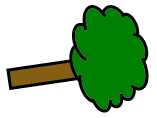
#> input picture experiments/3rdperson_v1/utilities/tree_transparent.png, 157 x 118 px
$ python make_blame_imgs.py   (Python 2 division)
#> lines starting #> are read from the running program, lines starting #| are printed output that depends on the picture
import sys
from PIL import Image
from PIL import ImageFont
from PIL import ImageDraw
import math
import pdb
import numpy as np

def convert_white_to_transparent(img):
	datas = img.getdata()
	#pdb.set_trace()
	newData = []
	for item in datas:
		if item[0] >= 250 and item[1] >= 250 and item[2] >= 250:
			newData.append((255, 255, 255, 0))
		else:
			newData.append(item)

	img.putdata(newData)
	return img
def convert_green_to_transparent(img):
	datas = img.getdata()
	#pdb.set_trace()
	newData = []
	for item in datas:
		if item[0] >= 150 and item[1] >= 150 and item[2] <= 100:
			newData.append((155, 187, 89, 0))
		else:
			newData.append(item)

	img.putdata(newData)
	return img
def add_text(img,text, location, font_size):
 draw = ImageDraw.Draw(img)
 #font = ImageFont.load_default()
 font = ImageFont.truetype("arial.ttf", font_size)
 draw.text(location,text,(0,0,0),font=font)
 return img

def add_muscles(num_muscles, location, img, muscle_img):
	spacing = muscle_img.size[0]/2.
	curr_loc = location[0]
	location_y = location[1]

	for muscle in range(0,num_muscles):
		curr_loc = curr_loc + spacing
		img.paste(muscle_img,(int(curr_loc),location_y),mask=muscle_img)
	return img

def rotate_coordinates(x, y, cx, cy, theta):
	#translate point to origin
	tempX = x - cx;
	tempY = y - cy;

	#now apply rotation
	rotatedX = tempX*np.cos(theta*np.pi/180.) - tempY*np.sin(theta*np.pi/180.);
	rotatedY = tempX*np.sin(theta*np.pi/180.) + tempY*np.cos(theta*np.pi/180.);

	#translate back
	x = int(rotatedX + cx);
	y = int(rotatedY + cy);

	return x,y

def arrow_vertices(x,y,theta, phi, len_tri):
	Ax = x - len_tri*np.sin(theta + phi)
	Ay = y + len_tri*np.cos(theta + phi)

	Bx = x - len_tri*np.sin(theta - phi)
	By = y + len_tri*np.cos(theta - phi)

	return (Ax, Ay), (Bx, By)

def draw_arrows(x0,y0,curr_angle, len_line, len_tri, phi, pdraw, action_choice):
    		if action_choice == 0:
    			theta = (90-curr_angle+180)*np.pi/180.
    		else:
    			theta = (90-curr_angle)*np.pi/180.

    		x = x0 + len_line/2.*np.sin(theta)
    		y = y0 - len_line/2.*np.cos(theta)

    		line_end = (x-len_line*np.sin(theta)*1/5, y + len_line*np.cos(theta)*1/5)

    		#pdb.set_trace()
    		#pdraw.line([(x0,y0),line_end],width=50,fill=(0,0,0))

    		tri_1, tri_2 = arrow_vertices(x,y,theta, phi, len_tri)
    		pdraw.line([(x0,y0),(x0-len_line/2.*np.sin(theta),y0+len_line/2.*np.cos(theta))],width=30,fill=(0,0,0))

    		pdraw.polygon([tri_1, (x,y), tri_2],
              fill=(0,0,0),outline=(0,0,0))


def main(strengths, trees, action_choices=[],dirname="./"):
#> called with dirname = './'
    img_dir = "./"
    filenames=[]
    image_arr = ['tree_transparent.png','Fisherman_orig.png','Background.png','Road.png','Pond_orig.png','muscle2.png']
    images = map(Image.open, [img_dir+image for image in image_arr])
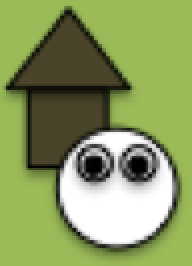
#> input picture experiments/3rdperson_v1/utilities/fisherman_orig.png, 96 x 133 px, found by its file name (shown 2 times larger)
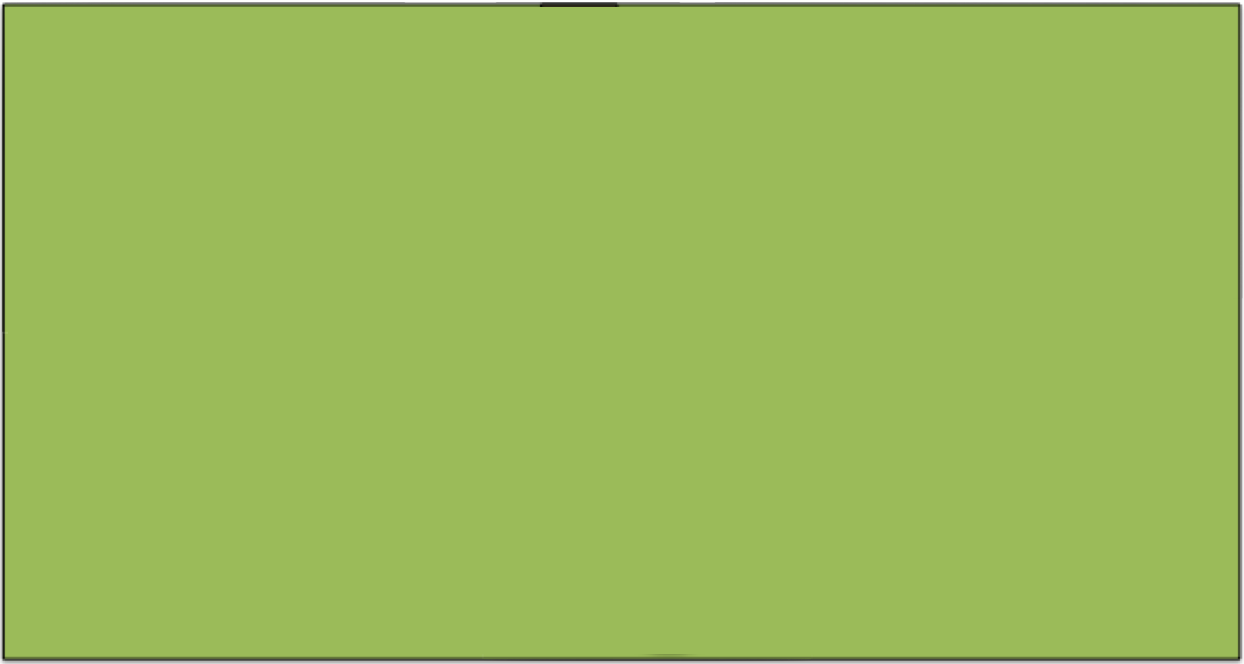
#> input picture experiments/3rdperson_v1/utilities/Background.png, 1244 x 664 px
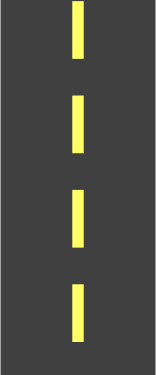
#> input picture experiments/3rdperson_v1/utilities/image_components/road.png, 156 x 375 px, found by its file name
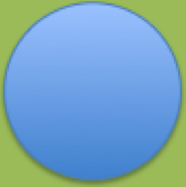
#> input picture experiments/3rdperson_v1/utilities/pond_orig.png, 186 x 187 px, found by its file name
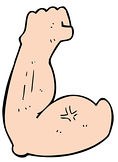
#> input picture experiments/3rdperson_v1/utilities/muscle2.png, 118 x 162 px
#> images = 6 items

    widths, heights = zip(*(i.size for i in images))
#> widths = (157, 96, 1244, 156, 186, 118); heights = (118, 133, 664, 375, 187, 162)

    total_width = widths[2]
#> total_width = 1244
    max_height = heights[2]
#> max_height = 664
    road_len = heights[3]
#> road_len = 375

    letters = ['a','b','c','d','e','f','g','h','i','j','k']
    for scenario in range(0,len(trees)):
    	new_im = Image.new('RGB', (total_width, max_height))
    	new_im.paste(images[2], (0,0)) #just the background

    	road_position = total_width/2. - widths[3]/2. #subtract out half the road
    	new_im.paste(images[3], (int(road_position), 0)) #adding road

    	#Adding the trees
    	num_trees = trees[scenario]
    	tree_spacing = int((road_len-10.)/(num_trees+1))
    	tree_offset = 2

    	#Convert tree image to have transparency
    	tree_img = images[0]
    	tree_img = tree_img.convert('RGBA')
    	tree_img = convert_white_to_transparent(tree_img)
    	#pdb.set_trace()

    	scale_factor = 1./max(math.sqrt(num_trees/2.),1)
    	tree_img = tree_img.resize((int(widths[0]*scale_factor), int(heights[0]*scale_factor)))
    	#tree_img.convert('RGBA')
    	for tree in range(0,trees[scenario]):
    		new_im.paste(tree_img,(int(total_width/2.-tree_img.size[0]/2.),tree_offset),mask=tree_img)
    		tree_offset = tree_offset+tree_spacing

    	#Add in a number for easy understanding of number of trees
    	location = (int(total_width/2. - widths[3]*1.5), road_len+32)
    	new_im = add_text(new_im,"(# trees=" + str(num_trees) + ")", location, 32)


    	#Adding the fishermen
    	num_fishermen = len(strengths[scenario])
    	angle_shift = 180./(num_fishermen-1)
    	offset_overall = 0
    	center_y = road_len*2./3
    	curr_angle = 0#angle_shift/2.
    	offset_fishermen_x = 80
    	offset_fishermen_y = -20

    	radius_y = total_width/3.*4/5.
    	radius_x = total_width/3.*4/5.
    	#pdb.set_trace()
    	print num_fishermen
    	scale_factor = 1./max(math.sqrt((num_fishermen-2)/2.),1)
    	for fishermen in range(0,num_fishermen):
    		#print curr_angle
    		x_pos = total_width/2. - radius_x*math.cos(curr_angle*math.pi/180.)
    		y_pos = center_y+radius_y*math.sin(curr_angle*math.pi/180.)

    		pond = images[4].resize((int(widths[4]*scale_factor), int(heights[4]*scale_factor)))
    		pond_rad = pond.size[0]/2.

    		#Put the fishermen in - they need to be scaled and made transparent
    		fishermen_img = images[1].resize((int(widths[1]*scale_factor), int(heights[1]*scale_factor)))
    		fishermen_img = fishermen_img.convert('RGBA')
    		#pdb.set_trace()
    		fishermen_img = convert_green_to_transparent(fishermen_img)


    		new_im.paste(pond,(int(x_pos - pond_rad), int(y_pos - pond_rad - offset_overall)))

    		fishermen_offset = 20
    		fishermen_x = int(x_pos - pond_rad - fishermen_offset*math.cos(curr_angle*math.pi/180.))
    		fishermen_y = int(y_pos + fishermen_offset*math.sin(curr_angle*math.pi/180.) - offset_overall)

    		#new_im.paste(fishermen_img,(fishermen_x, fishermen_y),mask=fishermen_img)
    		if curr_angle <= 90:
    			fishermen_x = int(x_pos - pond_rad - offset_fishermen_x)#pond_rad*np.cos(curr_angle*np.pi/180.) -
    			fishermen_y = int(y_pos + offset_fishermen_y-offset_overall) # pond_rad*np.sin(curr_angle*np.pi/180.) +
    			new_im.paste(fishermen_img,(fishermen_x, fishermen_y),mask=fishermen_img)

    		else:
    			fishermen_x = int(x_pos + offset_fishermen_x)
    			fishermen_y = int(y_pos + offset_fishermen_y-offset_overall)
    			new_im.paste(fishermen_img,(fishermen_x, fishermen_y),mask=fishermen_img)

    		#Add fisherman labels
    		fontSize = 24
    		#location = (int(x_pos-pond_rad),int(y_pos - pond_rad - fontSize*1.2))
    		if curr_angle <= 90:
    			location = (int(fishermen_x-60),int(fishermen_y-fontSize*1.2))
    		else:
    			location = (int(fishermen_x),int(fishermen_y-fontSize*1.2))
    		new_im = add_text(new_im,"Fisherman " + letters[fishermen].upper(), location, fontSize)

    		location=(int(fishermen_x-60), int(fishermen_y+fishermen_img.size[1]+15))


    		new_im = add_text(new_im,"Strength: " , location, fontSize)

    		#Add in the muscles!

    		muscle_img = images[5].convert('RGBA')
    		muscle_img = muscle_img.resize((int(widths[5]*scale_factor/2.),int(heights[5]*scale_factor/2.)))
    		muscle_img = convert_white_to_transparent(muscle_img)
    		#pdb.set_trace()
    		new_im = add_muscles(strengths[scenario][fishermen], (location[0]+80,location[1]-int(muscle_img.size[1]/3.)), new_im, muscle_img)

    		pdraw = ImageDraw.Draw(new_im)

    		if action_choices != []:
    			#add in arrows if doing blame judgments
    			x0 = x_pos + pond_rad*1.15*np.cos(curr_angle*np.pi/180.)
    			y0 = y_pos - pond_rad*1.15*np.sin(curr_angle*np.pi/180.)
    			len_line = 125
    			len_tri = len_line*2/3.
    			phi = 30*np.pi/180
    			action = action_choices[scenario][fishermen]
    			draw_arrows(x0,y0,curr_angle, len_line, len_tri, phi, pdraw, action)

    		curr_angle = curr_angle + angle_shift


    	filename = str(num_trees) + "_" + ''.join([a + str(b) for a,b in zip(letters,strengths[scenario])])
    	new_im.save(dirname + filename + '.jpg',"JPEG")
    	filenames.append(filename+'.jpg')
#> this loop made 3 passes
#> tree_spacing on passes 1 to 3: 91, 73, 60
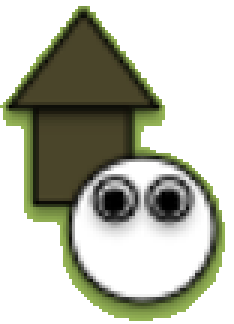
#> fishermen_img: PIL image 78x108 RGBA (shown 3 times larger); mean R, G, B, A 139, 155.7, 97.6, 138.2; transparent parts drawn white
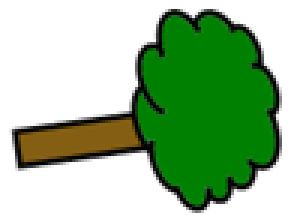
#> tree_img: PIL image 99x74 RGBA (shown 3 times larger); mean R, G, B, A 15.3, 49.6, 9.6, 109.9; transparent parts drawn white
#> after the loop, filenames = ['3_a1b1c1.jpg', '4_a1b1c1d1.jpg', '5_a1b1c1d1e1.jpg']
    return filenames

if __name__ == "__main__":
	strengths = [[1,1,1],[1,1,1,1],[1,1,1,1,1]]
	trees = [3,4,5]
	actions = [[1,1,1],[1,1,1,1],[1,1,1,1,1]]
	filenames = main(strengths, trees, actions)
	print filenames
#| ['3_a1b1c1.jpg', '4_a1b1c1d1.jpg', '5_a1b1c1d1e1.jpg']
